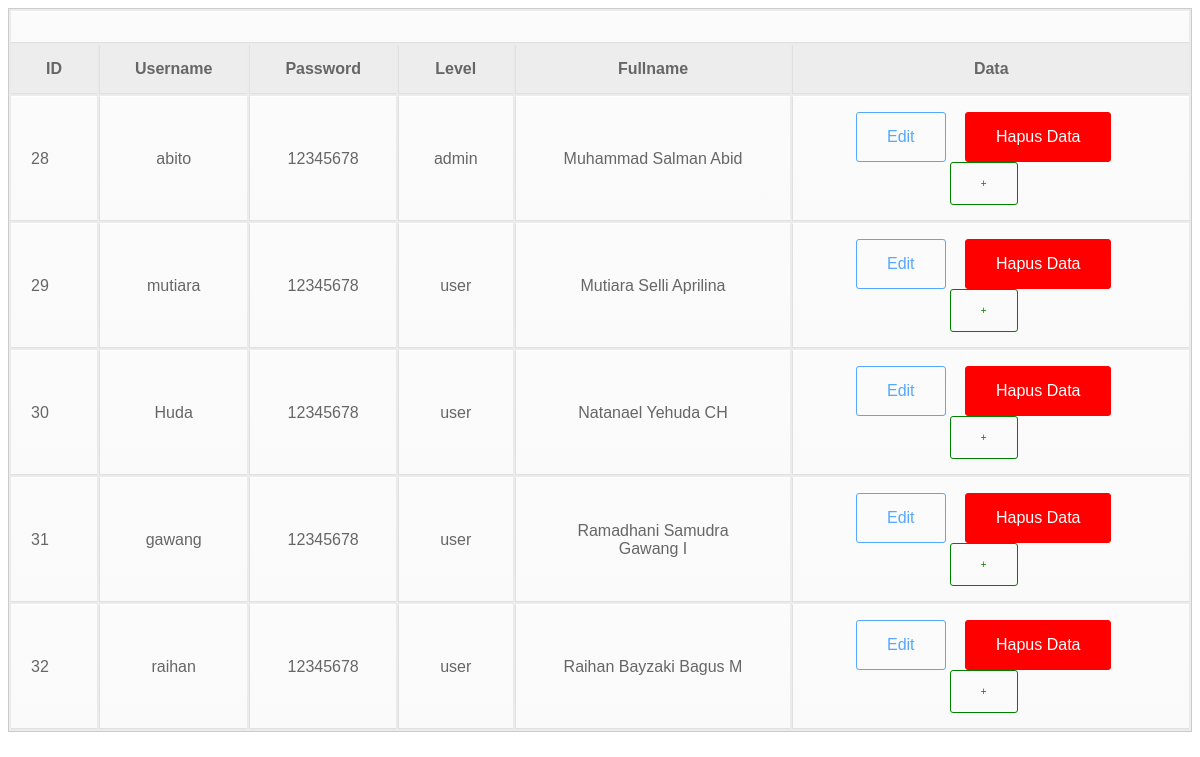
Before: / with the older database file.
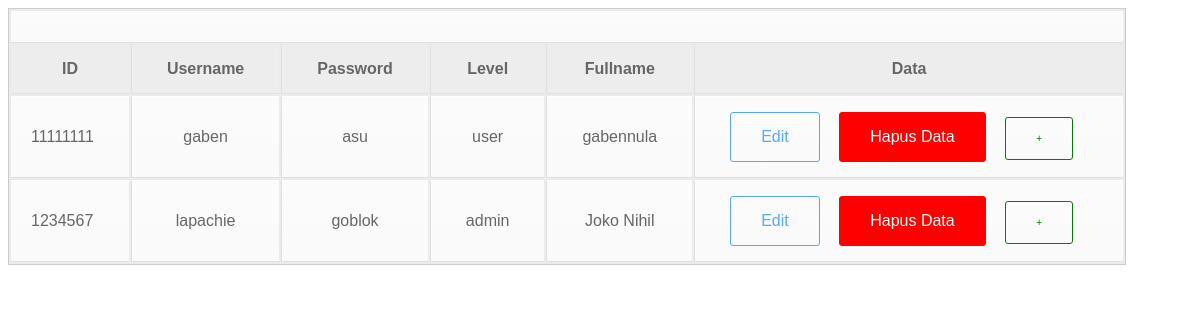
After: the same page with the newer database file.
### tables this page shows
CREATE TABLE `users` (
  `id` int(11) NOT NULL,
  `username` varchar(32) NOT NULL,
  `password` varchar(32) NOT NULL,
  `level` enum('admin','user','guest') NOT NULL DEFAULT 'user',
  `fullname` varchar(50) NOT NULL
);

### index.php (the view, shortened to what this page needs)
<?php
	include "koneksi.php";
 ?>
<!DOCTYPE html>
<html>
<head>
	<link rel="stylesheet" href="style2.css" type="text/css">
</head>
<body>
	<table>
		<tr>
			<td colspan="6">
			</td>
		</tr>
		<tr>
			<th>ID</th>
			<th>Username</th>
			<th>Password</th>
			<th>Level</th>
			<th>Fullname</th>
			<th>Data</th>
		</tr>
			<?php
				$qry = mysqli_query($koneksi,"SELECT * FROM users");
				while($user = mysqli_fetch_array($qry)){
			 ?>
		<tr>
			<td><?php echo $user['id']; ?></td>
			<td><?php echo $user['username']; ?></td>
			<td><?php echo $user['password']; ?></td>
			<td><?php echo $user['level']; ?></td>
			<td><?php echo $user['fullname']; ?></td>
			<td>
			<a class="button border-green" href="edit.php?id=<?php echo $user['id']; ?>">Edit</a>
			<a onclick="return confirm('Yakin untuk menghapus ?')" class="button bg-red"
			href="hapus.php?id=<?php echo $user['id']; ?>">Hapus Data</a>
			<a href="tambah.php" class="button tambah">+</a>
			</td>
		</tr>
		<?php
		}
		?>
	</table>
</body>
</html>

### style2.css (style rules this page uses)
table { font-family: Arial, Helvetica, sans-serif; color: #666; background: #eaebec; border: #ccc 1px solid; }
table th { padding: 15px 35px; border-left:1px solid #e0e0e0; border-bottom: 1px solid #e0e0e0; background: #ededed; }
table th:first-child { border-left:none; }
table tr { text-align: center; padding-left: 20px; }
table td:first-child { text-align: left; padding-left: 20px; border-left: 0; }
table td { padding: 15px 35px; border-top: 1px solid #ffffff; border-bottom: 1px solid #e0e0e0; border-left: 1px solid #e0e0e0; background: #fafafa; background: -webkit-gradient(linear, left top, left bottom, from(#fbfbfb), to(#fafafa)); background: -moz-linear-gradient(top, #fbfbfb, #fafafa); }
table a { text-align: center; }
.bg-red { background-color: #f00; color: #fff; border: 1px solid #f00; }
.border-green { color: #55a8fd; border: 1px solid #55a8fd; }
.button { position: relative; padding: 15px 30px 15px 30px; text-decoration: none; display: inline-block; margin-right: 15px; border-radius: 3px; }
.tambah { color: green; border: 1px solid green; font-size: 10px; }

Changed rows visible on the page:
removed users: id "28", username "abito", password "12345678", level "admin", fullname "Muhammad Salman Abid"
removed users: id "29", username "mutiara", password "12345678", level "user", fullname "Mutiara Selli Aprilina"
removed users: id "30", username "Huda", password "12345678", level "user", fullname "Natanael Yehuda CH"
removed users: id "31", username "gawang", password "12345678", level "user", fullname "Ramadhani Samudra Gawang I"
removed users: id "32", username "raihan", password "12345678", level "user", fullname "Raihan Bayzaki Bagus M"
added users: id "11111111", username "gaben", password "asu", level "user", fullname "gabennula"
added users: id "1234567", username "lapachie", password "goblok", level "admin", fullname "Joko Nihil"
